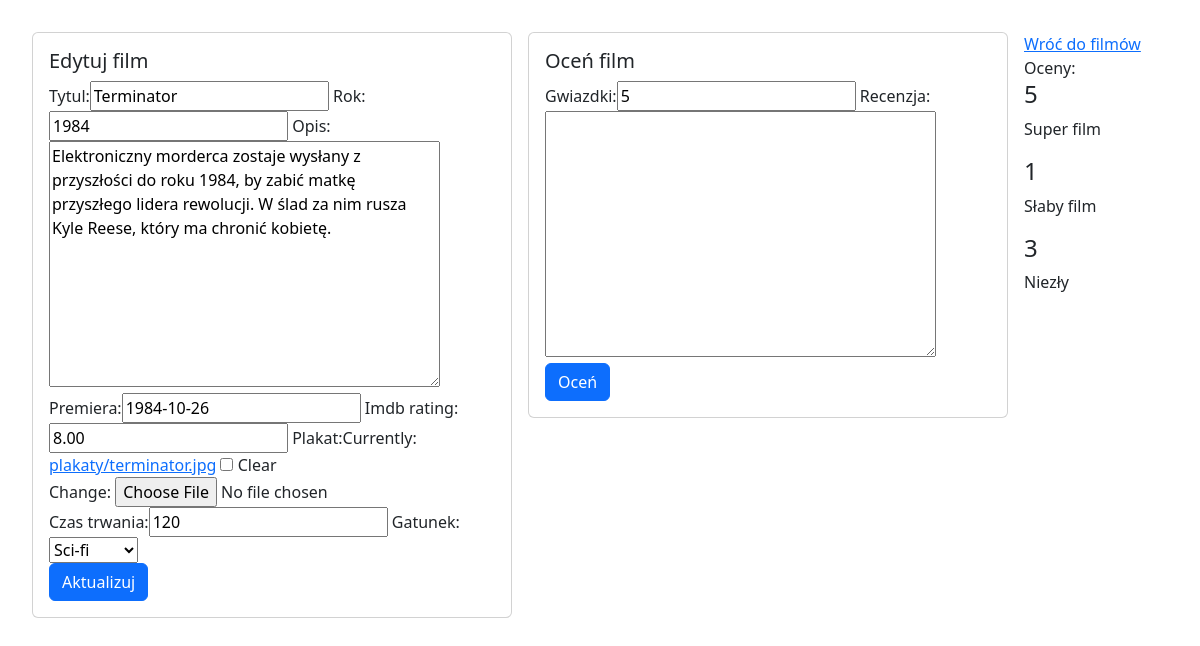
The app's page /filmy/edytuj/1 (signed in) with its own data.
### filmyweb/models.py (models this page shows, shortened)
class Film(models.Model):
    tytul = models.CharField(max_length=64, blank=False, unique=True)
    rok = models.PositiveSmallIntegerField(default=2000)
    opis = models.TextField(default="")
    premiera = models.DateField(null=True, blank=True)
    imdb_rating = models.DecimalField(
        max_digits=4, decimal_places=2, null=True, blank=True)
    plakat = models.ImageField(upload_to="plakaty", null=True, blank=True)
    dodatkowe = models.OneToOneField(
        DodatkoweInfo, on_delete=models.CASCADE, null=True, blank=True)

class DodatkoweInfo(models.Model):  # one to one
    GATUNEK = {
        (0, "Inny"),
        (1, "Horror"),
        (2, "Komedia"),
        (3, "Sci-fi"),
        (4, "Dramat"),
    }
    czas_trwania = models.PositiveSmallIntegerField(default=0)
    gatunek = models.PositiveSmallIntegerField(default=0, choices=GATUNEK)

class Ocena(models.Model):  # one to many
    recenzja = models.TextField(default="")
    gwiazdki = models.PositiveSmallIntegerField(default=5)
    film = models.ForeignKey(Film, on_delete=models.CASCADE)

### filmyweb/views.py (the view)
# urls.py: path("edytuj/<int:id>", edytuj_film, name="edytuj_film_ahref"),
@login_required
def edytuj_film(request, id):
    film = get_object_or_404(Film, pk=id)
    oceny = Ocena.objects.filter(film=film)
    try:
        dodatkowe = DodatkoweInfo.objects.get(film=id)
    except:
        dodatkowe = None
    form_film = FilmForm(request.POST or None,
                         request.FILES or None, instance=film)
    form_dodatkowe = DodatkoweInfoForm(
        request.POST or None, instance=dodatkowe)
    form_ocena = OcenaForm(
        request.POST or None)
    if request.method == "POST":
        if "gwiazdki" in request.POST:
            ocena = form_ocena.save(commit=False)
            ocena.film = film
            ocena.save()
    if all((form_film.is_valid(), form_dodatkowe.is_valid())):
        film = form_film.save(commit=False)
        dodatkowe = form_dodatkowe.save()
        film.dodatkowe = dodatkowe
        film.save()
        return redirect(wszystkie_filmy)
    return render(request, "film_form.html", {"form": form_film,
                                              "form_dodatkowe": form_dodatkowe,
                                              "oceny": oceny, "form_ocena":
                                              form_ocena, "nowy": False})

### filmyweb/forms.py
class FilmForm(ModelForm):
    class Meta:
        model = Film
        fields = ["tytul", "rok", "opis", "premiera", "imdb_rating", "plakat"]

class DodatkoweInfoForm(ModelForm):
    class Meta:
        model = DodatkoweInfo
        fields = ["czas_trwania", "gatunek"]

### templates/film_form.html (shortened to what this page needs)
{% extends 'glowny.html' %}
{% load bootstrap %}
{% block strona %}
<div class="card" style="width: 30rem; float: left; margin-right: 1rem;">
    <div class="card-body">
        {% if nowy %}
        <h5 class="card-title">Dodaj film</h5>
        {% else %}
        <h5 class="card-title">Edytuj film</h5>
        {% endif %}
        <form method="post" enctype="multipart/form-data">
            {{ form|bootstrap }}
            {{ form_dodatkowe|bootstrap }}
            <br>
            {% if nowy %}
            <button type="submit" class="btn btn-primary">Zapis</button>
            {% else %}
            <button type="submit" class="btn btn-primary">Aktualizuj</button>
            {% endif %}
        </form>
    </div>
</div>
<div class="card" style="width: 30rem; float: left; margin-right: 1rem;">
    <div class="card-body">
        <h5 class="card-title">Oceń film</h5>
        <form method="post" enctype="multipart/form-data">
            {{ form_ocena|bootstrap }}
            <br>
            <button type="submit" class="btn btn-primary">Oceń</button>
        </form>
    </div>
</div>
<a href="{% url 'wszystkie_ahref' %}">Wróć do filmów</a>
<br>
Oceny:
{% for ocena in oceny %}
<h4>{{ ocena.gwiazdki }}</h4>
<p>{{ ocena.recenzja }}</p>
{% endfor %}
{% endblock %}

### templates/glowny.html (shortened to what this page needs)
{% load static %}
<!DOCTYPE html>
<html lang="en">
<head>
    <link rel="stylesheet" href="https://cdn.jsdelivr.net/npm/bootstrap@5.2.0-beta1/dist/css/bootstrap.min.css">
    <link rel="stylesheet" href="{% static 'moj.css' %}">
</head>
<body>
    {% block strona %} {% endblock %}
</body>
</html>

### moje_static/moj.css (style rules this page uses)
body { padding: 2rem; }

### records on screen
Film: tytul "Terminator", rok "1984", opis "Elektroniczny morderca zostaje wysłany z przyszłości do roku 1984, by zabić matkę przyszłego lidera rewolucji. W ślad za nim rusza Kyle Reese, który ma chronić kobietę.", premiera "1984-10-26", imdb_rating "8.00"
DodatkoweInfo: czas_trwania "120", gatunek "Sci-fi"
Ocena: gwiazdki "5", recenzja "Super film"
Ocena: gwiazdki "1", recenzja "Słaby film"
Ocena: gwiazdki "3", recenzja "Niezły"
